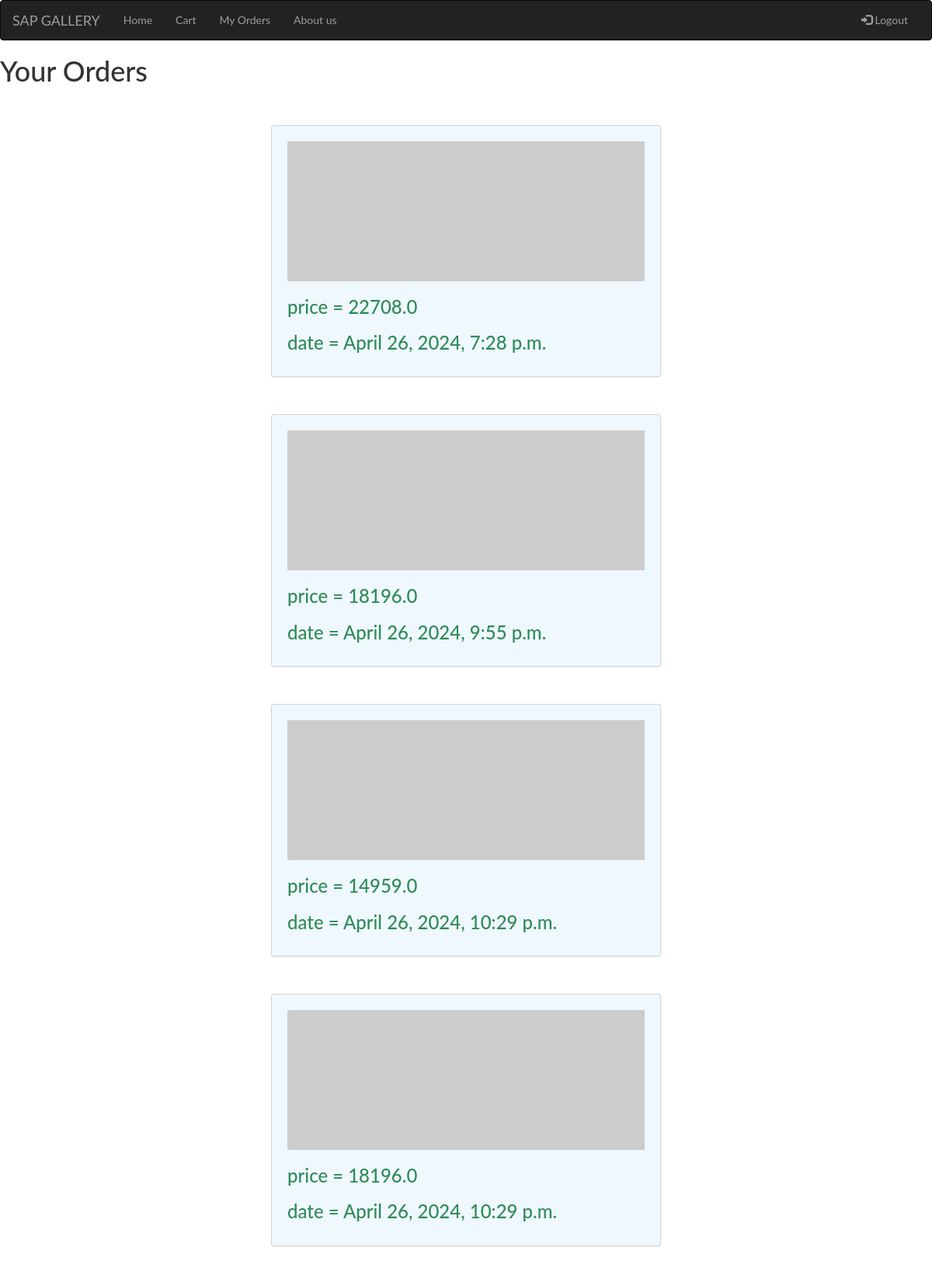
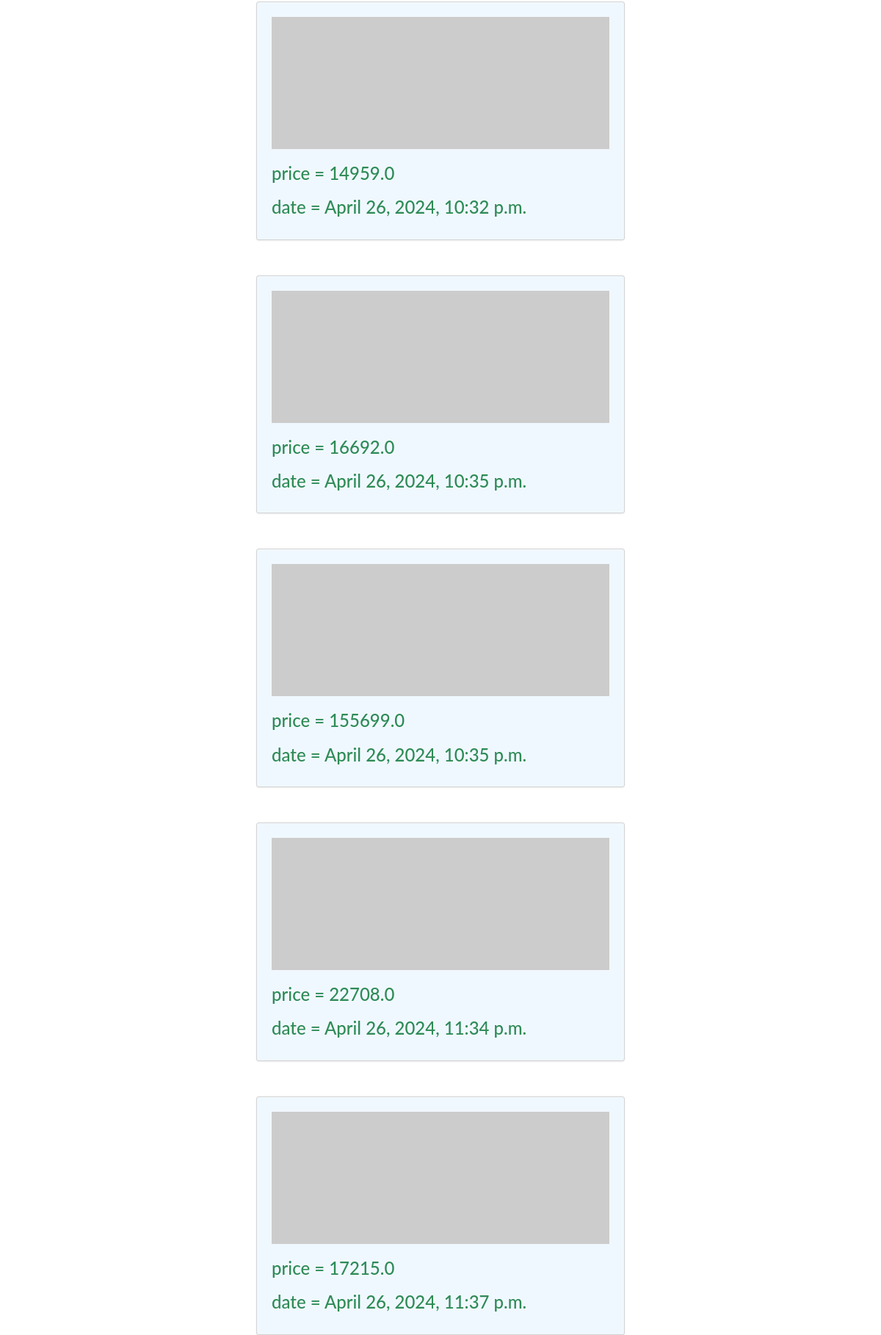
Page /order/ (signed in, upper part) on the committed database (2 pictures, top to bottom).
### myapp/models.py (models this page shows)
class MyOrder(models.Model):
    user = models.ForeignKey(User, on_delete=models.CASCADE)
    art_id = models.ForeignKey(Art, on_delete=models.CASCADE)
    date = models.DateTimeField(default=datetime.now())

class Art(models.Model):
    art_name = models.CharField(max_length=50, null=False, blank=False)
    art_artist = models.ForeignKey(Artist, on_delete=models.CASCADE)
    image = models.ImageField(upload_to=os.path.join(BASE_DIR, "media"))
    price = models.FloatField(null=False, blank=False)
    instock = models.BooleanField(null = False,blank=False, default=True)
    description = models.TextField(null=False, blank=False)

### myapp/views.py (the view)
# urls.py: path('order/', order_view, name = 'order'),
def order_view(request, *args, **kwargs):
    user_obj = User.objects.get(username=request.user)
    order_obj = MyOrder.objects.filter(user=user_obj)
    img = list()
    for item in order_obj:
        artObj = Art.objects.get(id=item.art_id.id)
        img.append(artObj)
    con = zip(order_obj, img)
    context = {
        'con': con
    }
    return render(request,"order.html",context)

### templates/order.html (shortened to what this page needs)
{% extends 'base.html' %}
{% block content %}
<h1>Your Orders </h1>
{% for order,art in con %}
<div class="card card-layout back-class" style="width: 50rem;">
    <img class="card-img-top" src="https://picsum.photos/200/150/?random" style="width:100%"></img>
    <h3>price = {{ art.price}}</h3>
    <h3>date = {{ order.date }}</h3>
</div>
{% endfor %}
{% endblock %}

### templates/base.html (style rules this page uses)
body { font-family: Lato, 'Helvetica Neue', Arial, Helvetica, sans-serif; font-size: 14px; background-color: #ffffff; }
.card { font-size: 1em; overflow: hidden; border: none; border-radius: .28571429rem; box-shadow: 0 1px 3px 0 #d4d4d5, 0 0 0 1px #d4d4d5; width: 60%; height: auto; margin-bottom: 20px; }
.card-img-top { width: 100%; height: 15vw; object-fit: cover; }

### templates/order.html (style rules this page uses)
.back-class { background-color: aliceblue; margin: 0 auto; margin-top: 50px; padding: 20px; }
h3 { color: seagreen; }

### rows in the picture
MyOrder: price "22708.0", date "April 26, 2024, 7:28 p.m."
MyOrder: price "18196.0", date "April 26, 2024, 9:55 p.m."
MyOrder: price "14959.0", date "April 26, 2024, 10:29 p.m."
MyOrder: price "18196.0", date "April 26, 2024, 10:29 p.m."
MyOrder: price "14959.0", date "April 26, 2024, 10:32 p.m."
MyOrder: price "16692.0", date "April 26, 2024, 10:35 p.m."
MyOrder: price "155699.0", date "April 26, 2024, 10:35 p.m."
MyOrder: price "22708.0", date "April 26, 2024, 11:34 p.m."
MyOrder: price "17215.0", date "April 26, 2024, 11:37 p.m."
